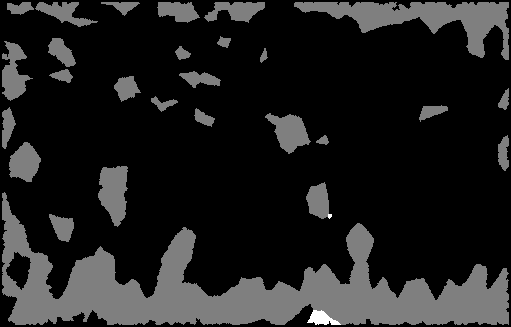
#> input picture test/test_mesh/data/first_few_frames/Segment_0_000.tif, 511 x 327 px; its folder holds only this picture in this run
$ python -i in_out.py   (imports and definitions only)   (older library calls are emulated)
#> lines starting #> are read from the running program, lines starting #| are printed output that depends on the picture; after the words box and inside, x2 and y2 are one past the last pixel; in counts of white or black regions, pixels touching at a corner belong together
#> further down, picture is the input picture: shape (327, 511); min 0, max 2, mean 0.247
# Copyright 2016 Jochen Kursawe. See the LICENSE file at the top-level directory
# of this distribution and at https://github.com/kursawe/MCSTracker/blob/master/LICENSE.

"""In this file the main mesh classes 'Mesh', 'Element', and 'Node' are defined.
"""
import glob
import re
from os import path
import os
import numpy as np
import matplotlib.pyplot as plt
import cv2
import pickle
from .core import Mesh, Node, Element
import mahotas


# [107 lines left out: functions load, convert_from_ilastik, convert_single_file_from_ilastik, create_segmentation_from_seeds, not called in this run]

def create_seeds_from_image( input_image ):
    """Create seeds from image to grow full segmentation.

    Parameters
    ----------

    input_image : nd array
        array representation of the image

    Returns
    -------
    seed_image : nd array
        image filled with zeros, each 'seed' has a different integer value
    """

    # This will find all the cell-inner parts
    this_image_binary = np.array( (input_image == 2), dtype = 'uint8' )
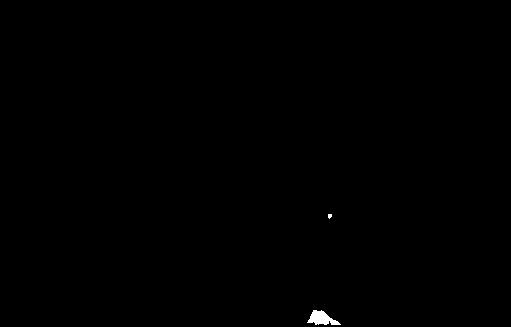
#> this_image_binary: shape (327, 511); values 0 (black) and 1 (white), 0.18% white; 2 white regions (1 under 20 px)

    # distinguish cv2 versions
    opencvversion = float(cv2.__version__.split(".")[0])
    if ( opencvversion< 3.0 or opencvversion>= 4.0):
        these_contours, hirarchy = cv2.findContours(this_image_binary, cv2.RETR_EXTERNAL, cv2.CHAIN_APPROX_NONE)
#> these_contours = 2 contours, 1 with area under 20; largest, box (x1, y1, x2, y2) and area: (307, 310, 341, 325) 248; hirarchy = [[1, -1, -1, -1], [-1, 0, -1, -1]]
    else:
        _,these_contours, hirarchy = cv2.findContours(this_image_binary, cv2.RETR_EXTERNAL, cv2.CHAIN_APPROX_NONE)
    seed_image = np.zeros_like(input_image, dtype = 'uint')
    helper_image = np.zeros_like(input_image, dtype = 'uint8')
    seed_counter = 1
    for contour_counter, contour in enumerate(these_contours):
        helper_image[:] = 0
        cv2.drawContours( helper_image, these_contours, contour_counter, color = 1,
                          thickness = -1 )
        if np.count_nonzero(helper_image) > 1:
            seed_image[ helper_image == 1 ] = seed_counter
            seed_counter +=1
#> this loop made 2 passes
#> (contour_counter, seed_counter) on passes 1 to 2: (0, 2), (1, 3)
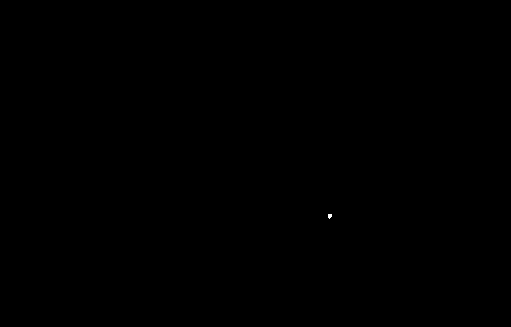
#> helper_image: shape (327, 511); values 0 (black) and 1 (white), 0.01% white; 1 white region (1 under 20 px)
#> seed_image: shape (327, 511) uint64; 3 distinct labels, from 0 to 2
#> after the loop, seed_counter = 3

    return seed_image

# [470 lines left out: functions load_sequence, read_sequence_from_data, get_segmentation_list_in_folder, read_frame_from_data, read_data_and_create_raw_mesh, get_contour_list and 2 more, not called in this run]

def _atoi(text):
    """Helper method for sorting in read_sequence_from_data"""
    return int(text) if text.isdigit() else text

# [9 lines left out: function _natural_keys, not called in this run]

>>> import cv2
>>> picture = cv2.imread('../../test/test_mesh/data/first_few_frames/Segment_0_000.tif', cv2.IMREAD_GRAYSCALE)
>>> result = create_seeds_from_image(picture)

$ run again, on test/test_mesh/data/first_few_frames/Segment_0_002.tif
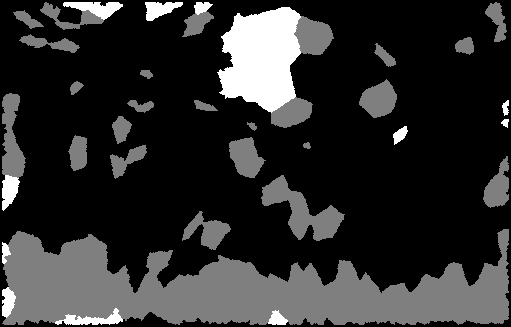
#> input picture test/test_mesh/data/first_few_frames/Segment_0_002.tif, 511 x 327 px
#> picture is the input picture: shape (327, 511); min 0, max 2, mean 0.359
#> in create_seeds_from_image, `this_image_binary = np.array( (input_image == 2), dtype = 'uint8' )`:
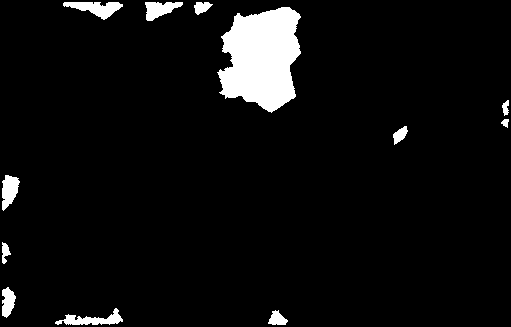
#> this_image_binary: shape (327, 511); values 0 (black) and 1 (white), 5.6% white; 12 white regions
#> these_contours = 12 contours; largest, box (x1, y1, x2, y2) and area: (217, 7, 301, 113) 6190, (63, 2, 123, 20) 492, (55, 308, 123, 325) 412, (145, 2, 183, 21) 383, (2, 175, 20, 211) 380; hirarchy = [[1, -1, -1, -1], [2, 0, -1, -1], [3, 1, -1, -1], [4, 2, -1, -1], [5, 3, -1, -1], [6, 4, -1, -1], [7, 5, -1, -1], [8, 6, -1, -1], [9, 7, -1, -1], [10, 8, -1, -1], [11, 9, -1, -1], [-1, 10, -1, -1]]
#> the loop in create_seeds_from_image, `for contour_counter, contour in enumerate(these_contours):` made 12 passes
#> after the loop in create_seeds_from_image, `for contour_counter, contour in enumerate(these_contours):`:
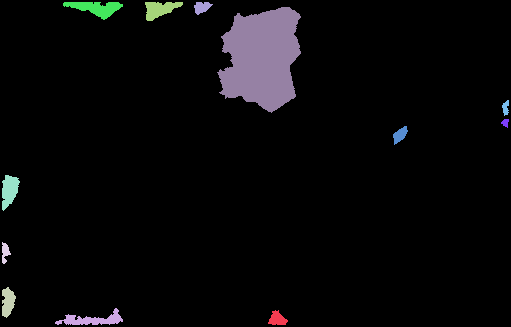
#> seed_image: shape (327, 511) uint64; 13 distinct labels, from 0 to 12; one colour per label, 0 black
#> after the loop in create_seeds_from_image, `for contour_counter, contour in enumerate(these_contours):`: seed_counter = 13
